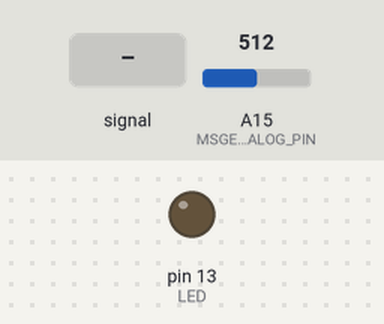
The sketch below on a simulated Arduino Mega 2560, built with avr-gcc and run on an emulated ATmega2560. On the bench: output pins drawn as LEDs (lit = HIGH). The test bench sets the inputs (shaded band); at power-on: A15 (MSGEQ7_ANALOG_PIN) = 512. Pins used as bus, display or sensor lines are not drawn; what the sketch prints to the serial monitor is not drawn.

Above: at 1.2 s.
1.3 s: A15 (MSGEQ7_ANALOG_PIN) fed a 200 Hz sine of ±255 counts around its level
At 1.88 s:
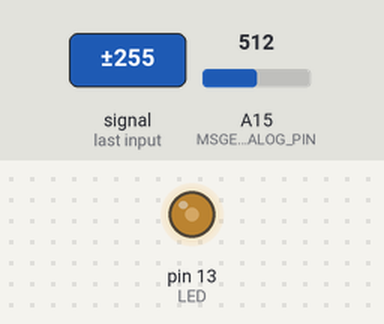
4.3 s: A15 (MSGEQ7_ANALOG_PIN) set to 1023
Timing chart, 0 to 7.3 s (numbered marks = the images above; inputs shaded):
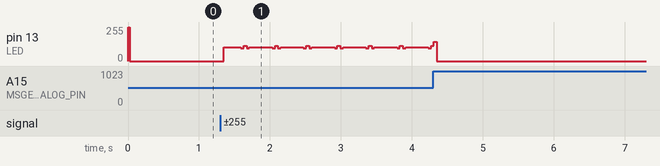

The sketch:

Mic.ino
```cpp
// compile for Mega

// MSGEQ7 datasheet: https://www.sparkfun.com/datasheets/Components/General/MSGEQ7.pdf

#include <Metro.h>
#include <Streaming.h>

// pin locations
#define MSGEQ7_STROBE_PIN      24
#define MSGEQ7_RESET_PIN       22
#define MSGEQ7_ANALOG_PIN      A15

#define NUM_FREQUENCY_BANDS    7
int bandVolume[NUM_FREQUENCY_BANDS];
const int bandCenter[NUM_FREQUENCY_BANDS] = {
  63, 160, 400, 1000, 2500, 6250, 16000
}; // in Hz.

// see this discussion on what instruments appear in what band:
// http://homerecording.com/bbs/general-discussions/mixing-techniques/frequency-charts-50110/

#define LED 13

void setup() {
  Serial.begin(115200);
  Serial << F("Mic: startup.") << endl;

  pinMode(LED, OUTPUT);

  micStart();

  Serial << F("Mic startup complete.") << endl;
}

void loop() {
  // couple of options for testing

  // just show the entire frequency band.
//  micPrint();

  byte beatBits = micIsBeat(1.20);
  if( bitRead( beatBits, 0) || bitRead( beatBits, 1) ) {
    //Serial << F("beat: ") << millis() << endl;
    digitalWrite(LED, HIGH);
  } else {
    digitalWrite(LED, LOW);
  }

}

void micPrint() {
  // gets everthing
  micReadAll();

  // save a copy and only print on "significant" delta
  static int lastBandVolume[NUM_FREQUENCY_BANDS];
  boolean showVolume = false;
  const int sigDelta = 25; // dunno
  for (int i = 0; i < NUM_FREQUENCY_BANDS; i++) {
    showVolume = showVolume || abs(lastBandVolume[i] - bandVolume[i]) >= sigDelta;
  }
  if ( showVolume ) {
    // save it
    memcpy(&lastBandVolume, &bandVolume, sizeof(bandVolume));

    Serial << millis() << F(":\t\t");
    for (int i = 0; i < NUM_FREQUENCY_BANDS; i++) {
      Serial << bandVolume[i] << F("\t\t");
    }
    Serial << endl;
  }

}

void micReadAll() {
  // This whole loop looks like it's ~504 us or 0.5 ms.  A clock instruction at 16 MHz takes
  // 0.0625 us, for reference.

  // Toggle the RESET pin of the MSGEQ7 to start reading from the lowest frequency band
  digitalWrite(MSGEQ7_RESET_PIN, HIGH); // HIGH for >= 100 nS; easy
  digitalWrite(MSGEQ7_RESET_PIN, LOW);

  // Read the volume in every frequency band from the MSGEQ7
  for (int i = 0; i < NUM_FREQUENCY_BANDS; i++) {

    digitalWrite(MSGEQ7_STROBE_PIN, LOW);
    delayMicroseconds(30); // Allow the output to settle, and get >=72 us btw LOW strobe-strobe

    bandVolume[i] = analogRead(MSGEQ7_ANALOG_PIN);    // LOW strobe-strobe delay needs to be >=72 us

    digitalWrite(MSGEQ7_STROBE_PIN, HIGH); // HIGH for >= 18 us.
    //    delayMicroseconds(15);

  }
}


byte micIsBeat(float th) {
  // take advantage of the likelihood that "beats" are all in the lower band.
//  getLowEndVolume();
  micReadAll();

  const int sV = 60;
  static float avgVol[NUM_FREQUENCY_BANDS]={ sV, sV, sV, sV, sV, sV, sV }; // dunno
  byte isBeat = 0;

  const float wt = 0.10; // 1/wt weighting for updating average

  for( int i=0; i<NUM_FREQUENCY_BANDS; i++ ) {
    if( float(bandVolume[i])/avgVol[i] >= th )
      bitSet(isBeat, i);

    avgVol[i] = avgVol[i]*(1.0-wt) + float(bandVolume[i])*wt;
  }

  return( isBeat );

}

void getLowEndVolume() {
  // Toggle the RESET pin of the MSGEQ7 to start reading from the lowest frequency band
  digitalWrite(MSGEQ7_RESET_PIN, HIGH); // HIGH for >= 100 nS; easy
  digitalWrite(MSGEQ7_RESET_PIN, LOW);

  digitalWrite(MSGEQ7_STROBE_PIN, LOW);
  delayMicroseconds(30); // Allow the output to settle
  bandVolume[0] = analogRead(MSGEQ7_ANALOG_PIN);
  digitalWrite(MSGEQ7_STROBE_PIN, HIGH);

  digitalWrite(MSGEQ7_STROBE_PIN, LOW);
  delayMicroseconds(30); // Allow the output to settle
  bandVolume[1] = analogRead(MSGEQ7_ANALOG_PIN);
  digitalWrite(MSGEQ7_STROBE_PIN, HIGH);

  // only updating the low end.
}

void micStart() {
  // Set up the MSGEQ7 IC
  pinMode(MSGEQ7_ANALOG_PIN, INPUT);
  pinMode(MSGEQ7_STROBE_PIN, OUTPUT);
  pinMode(MSGEQ7_RESET_PIN, OUTPUT);
  digitalWrite(MSGEQ7_RESET_PIN, LOW);
  digitalWrite(MSGEQ7_STROBE_PIN, HIGH);
}
```

Measured:
- after the input at 1.3 s, pin 13 (LED): 0/255 → 105/255 after 0.05 s, then repeats every 0.44 s: 96/255 0.04 s, 115/255 0.04 s, 96/255 0.04 s, 105/255 0.32 s
